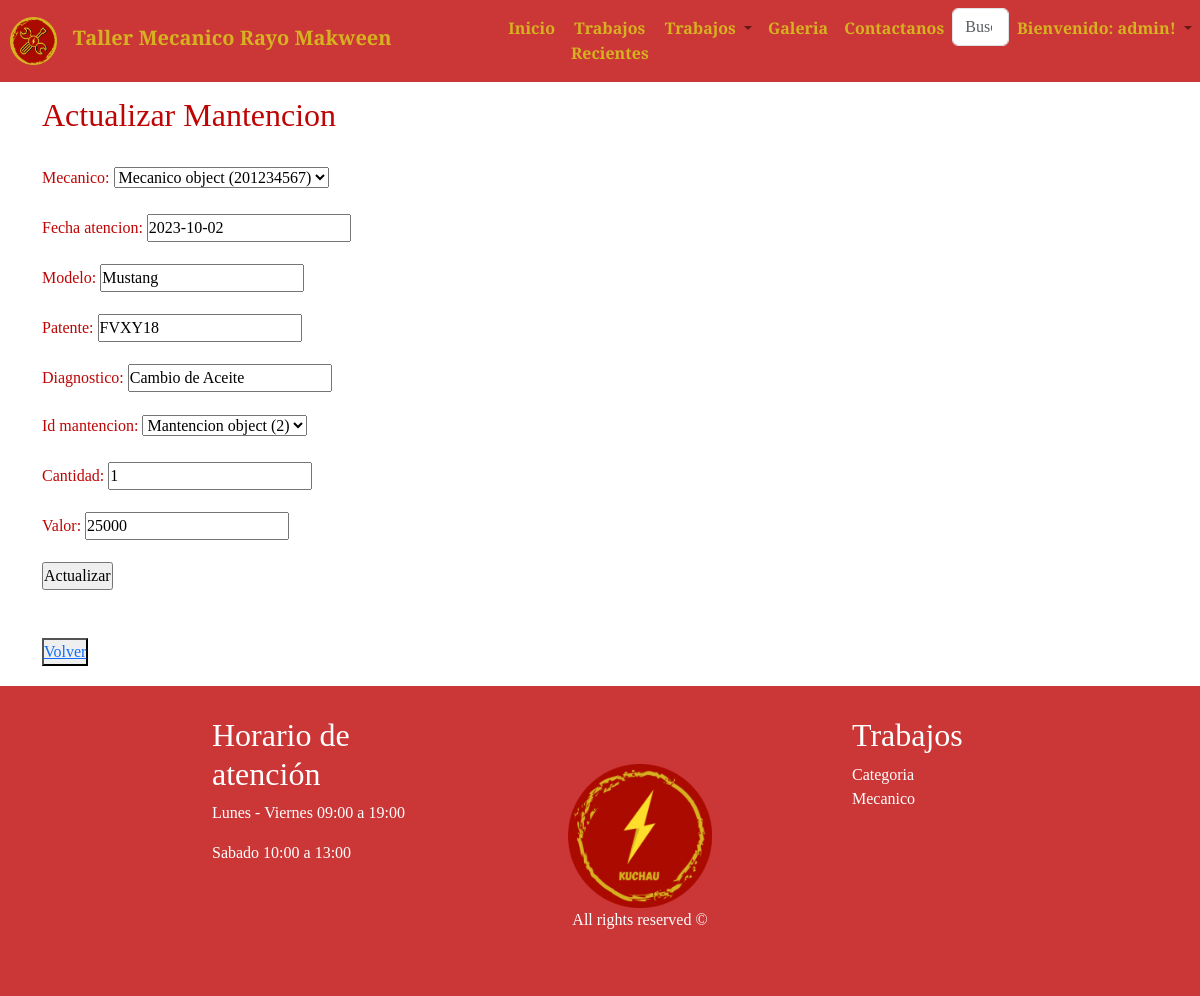
The page /taller/atencionEdit/7 (signed in) on the database its author committed.
### taller/models.py (models this page shows)
class Atencion(models.Model):
    id_atencion     = models.AutoField(primary_key=True, db_column='idAtencion')
    mecanico        = models.ForeignKey('Mecanico',on_delete=models.CASCADE, db_column='rut')
    fecha_atencion  = models.DateField(blank=False, null=False)
    modelo          = models.CharField(max_length=20)
    patente         = models.CharField(max_length=20)
    diagnostico     = models.CharField(max_length=100)
    id_mantencion   = models.ForeignKey('Mantencion', on_delete=models.CASCADE, db_column='idMantencion')
    cantidad        = models.CharField(max_length=20)
    valor           = models.CharField(max_length=20)

### taller/views.py (the view)
# urls.py: path('atencionEdit/<str:pk>', views.atencionEdit, name='atencionEdit'),
def atencionEdit(request,pk):
    try:
        atencion=Atencion.objects.get(id_atencion=pk)
        context={}
        if atencion:
            print("Edit encontró la atencion")
            if request.method == "POST":
                print("Edit, es un post")
                form=AtencionForm(request.POST,instance=atencion)
                form.save()
                mensaje="Datos actualizados"
                print(mensaje)
                context={'atencion':atencion,'form':form,'mensaje':mensaje}
                return render(request,'taller/atencion_edit.html',context)
            else:
                print("Edit, no es un post")
                form=AtencionForm(instance=atencion)
                mensaje=""
                context={'atencion':atencion,'form':form,'mensaje':mensaje}
                return render(request,'taller/atencion_edit.html',context)
    except:
        print("Error, id no existe")
        atenciones=Atencion.objects.all()
        mensaje="Error, id no existe"
        context={'mensaje':mensaje,'atenciones':atenciones}
        return render(request,'taller/atencion_list.html',context)

### taller/forms.py
class AtencionForm(ModelForm):
    class Meta:
        model = Atencion
        fields = '__all__'

### taller/templates/taller/atencion_edit.html (shortened to what this page needs)
{% load static %}
<!DOCTYPE html>
<html lang="en">
<head>
  <link rel="stylesheet" href="https://stackpath.bootstrapcdn.com/bootstrap/4.1.3/css/bootstrap.min.css"
>
  <link rel="stylesheet" href="{% static 'img/iconos/css/fontello.css' %}">
  <link rel="stylesheet" href="{% static 'ext/bootstrap/css/bootstrap.min.css' %}">
  <link rel="stylesheet" href="{% static 'css/keyframes.css' %}">
  <link rel="stylesheet" href="{% static 'css/banner.css' %}">
  <link rel="stylesheet" href="{% static 'css/style.css' %}">
</head>
<body>
  <header>
    <nav class="my_navbar navbar navbar-expand-lg navbar-light bg-light fixed-top">
      <a class="navbar-brand pad_l" href="index"> <img  style="max-width: 10%;" src="{% static 'img/Llave.png' %}" class="img-fluid" alt="Logo" width="20%">
      <b class="color_nav">&nbsp Taller Mecanico Rayo Makween</b></a>
      <div class="collapse navbar-collapse" id="navbarSupportedContent">
        <ul class="navbar-nav mr-auto">
          <li class="nav-item active">
            <a class="nav-link" href="index"><b class="color_nav">Inicio</b><span class="sr-only">(current)</span></a>
          </li>
          <li class="nav-item">
            <a class="nav-link" href="trabajosrecientes"><b class="color_nav">Trabajos Recientes</b></a>
          </li>
          <li class="nav-item dropdown">
            <a class="nav-link dropdown-toggle" href="#" id="navbarDropdown" role="button" data-toggle="dropdown"
              aria-haspopup="true" aria-expanded="false">
              <b class="color_nav">Trabajos</b>
            </a>
          </li>
          <li class="nav-item">
            <a class="nav-link" href="galeria"><b class="color_nav">Galeria</b></a>
          </li>
          <li>
          <li class="nav-item">
            <a class="nav-link" href="contactanos"><b class="color_nav">Contactanos</b></a>
          </li>
          <li>
              <input class="form-control" type="search" placeholder="Buscar">
          </li>
          <li class="nav-item dropdown">
            <a class="nav-link dropdown-toggle" href="#" id="navbarDropdown" role="button" data-toggle="dropdown"
              aria-haspopup="true" aria-expanded="false">
              <b class="color_nav">{% if user.is_authenticated %}
                                    Bienvenido: {{user.username}}!
                                    {% else %}
                                    <a href="http://127.0.0.1:8000/accounts/login"><b>Acceder</b></a>
                                   {% endif %}
              </b>
            </a>
          </li>
        </ul>
      </div>
    </nav>
  </header>
  <br><br>
  <br><br>
    <body>
        <div class="container color_cont">
            <div style=" text-align: left">
                {% if atencion %}
                    <h2>Actualizar Mantencion</h2><br>
                    <form action="" method="POST">
                        {{ form.as_p }}
                        <input type="submit" name="opcion" value="Actualizar">
                    </form><br>
                {% endif %}
                <br>
                <button type="button"><a href="{% url 'crud_atencion' %}">Volver</a></button>
            </div>
        </div>
    <footer>
    <div class="cont_footer">
      <div class="container">
        <div class="row">
          <div class="col-md-1"></div>
          <div class="col-md-3">
            <h2>Horario de atención</h2>
            <p>Lunes - Viernes 09:00 a 19:00</p>
            <p>Sabado 10:00 a 13:00</p>
          </div>
          <div class="col-md-1"></div>
          <div class="col-md-3 cont_img_footer">
            <img src="{% static 'img/Footer.png' %}" class="img-fluid" alt="Footer" width="auto">
            <p> All rights reserved ©</p>
          </div>
          <div class="col-md-1"></div>
          <div class="col-md-3">
            <h2>Trabajos</h2>
            <a href="categoria">Categoria</a>
            <a href="mecanico">Mecanico</a>
          </div>
        </div>
      </div>
    </footer>
</body>
</html>

### taller/static/css/banner.css (style rules this page uses)
.pad_l { padding-left: 10px; }

### taller/static/css/style.css (style rules this page uses)
* { margin: 0%; padding: 0; box-sizing: border-box; }
body { font-family: 'Cormorant Garamond', serif; }
.my_navbar { background-color: rgba(190, 4, 4, 0.8) !important; }
.my_navbar div, .my_navbar ul { background-color: transparent !important; text-align: center; }
.form-control { align-items: center; }
.color_nav { color: #D6B221; }
.color_cont { color: rgba(190, 4, 4); }
.cont_footer { background-color: rgba(190, 4, 4, 0.8); padding: 10%; padding-bottom: 0; padding-top: 30px; color: white; margin-top: 20px; text-align: left; }
.cont_footer a { color: white; text-decoration: none; display: block; padding-bottom: 0; text-align: left; }
.cont_img_footer { padding: 5%; float: center; max-width: 30%; text-align: center; }

### rows shown on the page
Atencion: fecha_atencion "2023-10-02", modelo "Mustang", patente "FVXY18", diagnostico "Cambio de Aceite", cantidad "1", valor "25000"

### other values the page prints
{{ user.username }} "admin"
